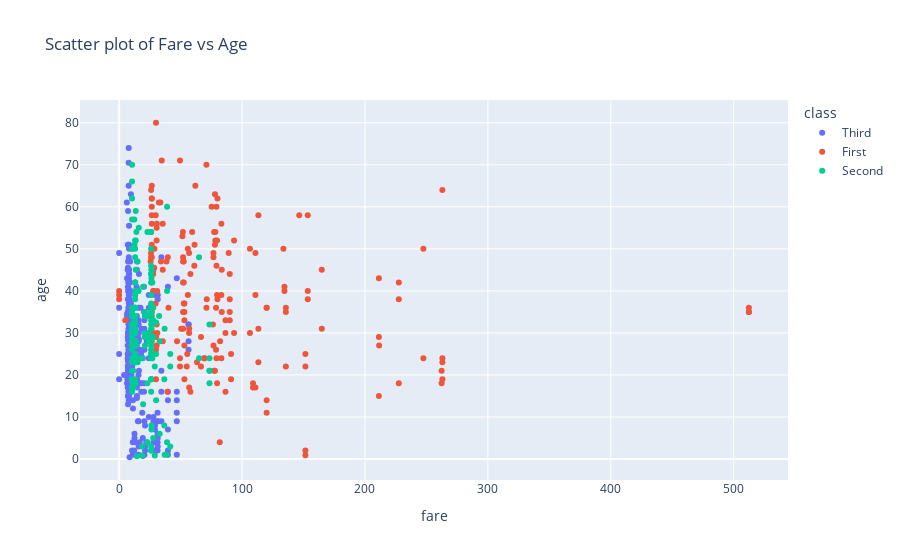

The cell this chart's notebook holds for it:
### Code cell
# prepare scatter plot via plotly
import plotly.express as px

fig = px.scatter(df, x='fare', y='age', color='class', title='Scatter plot of Fare vs Age')
fig.show()

### Figure 1 — Plotly figure (JSON) as saved in the notebook; plotly's stock layout.template omitted (floating-point values rounded to 4 significant figures; data arrays with more than 128 entries replaced by an {"elided": "..."} marker saying what was removed)
{"data": [{"hovertemplate": "class=Third<br>fare=%{x}<br>age=%{y}<extra></extra>", "legendgroup": "Third", "marker": {"color": "#636efa", "symbol": "circle"}, "mode": "markers", "name": "Third", "orientation": "v", "showlegend": true, "type": "scatter", "x": {"elided": "491 float values"}, "xaxis": "x", "y": {"elided": "491 float values"}, "yaxis": "y"}, {"hovertemplate": "class=First<br>fare=%{x}<br>age=%{y}<extra></extra>", "legendgroup": "First", "marker": {"color": "#EF553B", "symbol": "circle"}, "mode": "markers", "name": "First", "orientation": "v", "showlegend": true, "type": "scatter", "x": {"elided": "216 float values"}, "xaxis": "x", "y": {"elided": "216 float values"}, "yaxis": "y"}, {"hovertemplate": "class=Second<br>fare=%{x}<br>age=%{y}<extra></extra>", "legendgroup": "Second", "marker": {"color": "#00cc96", "symbol": "circle"}, "mode": "markers", "name": "Second", "orientation": "v", "showlegend": true, "type": "scatter", "x": {"elided": "184 float values"}, "xaxis": "x", "y": {"elided": "184 float values"}, "yaxis": "y"}], "layout": {"legend": {"title": {"text": "class"}, "tracegroupgap": 0}, "title": {"text": "Scatter plot of Fare vs Age"}, "xaxis": {"anchor": "y", "domain": [0, 1], "title": {"text": "fare"}}, "yaxis": {"anchor": "x", "domain": [0, 1], "title": {"text": "age"}}}}
